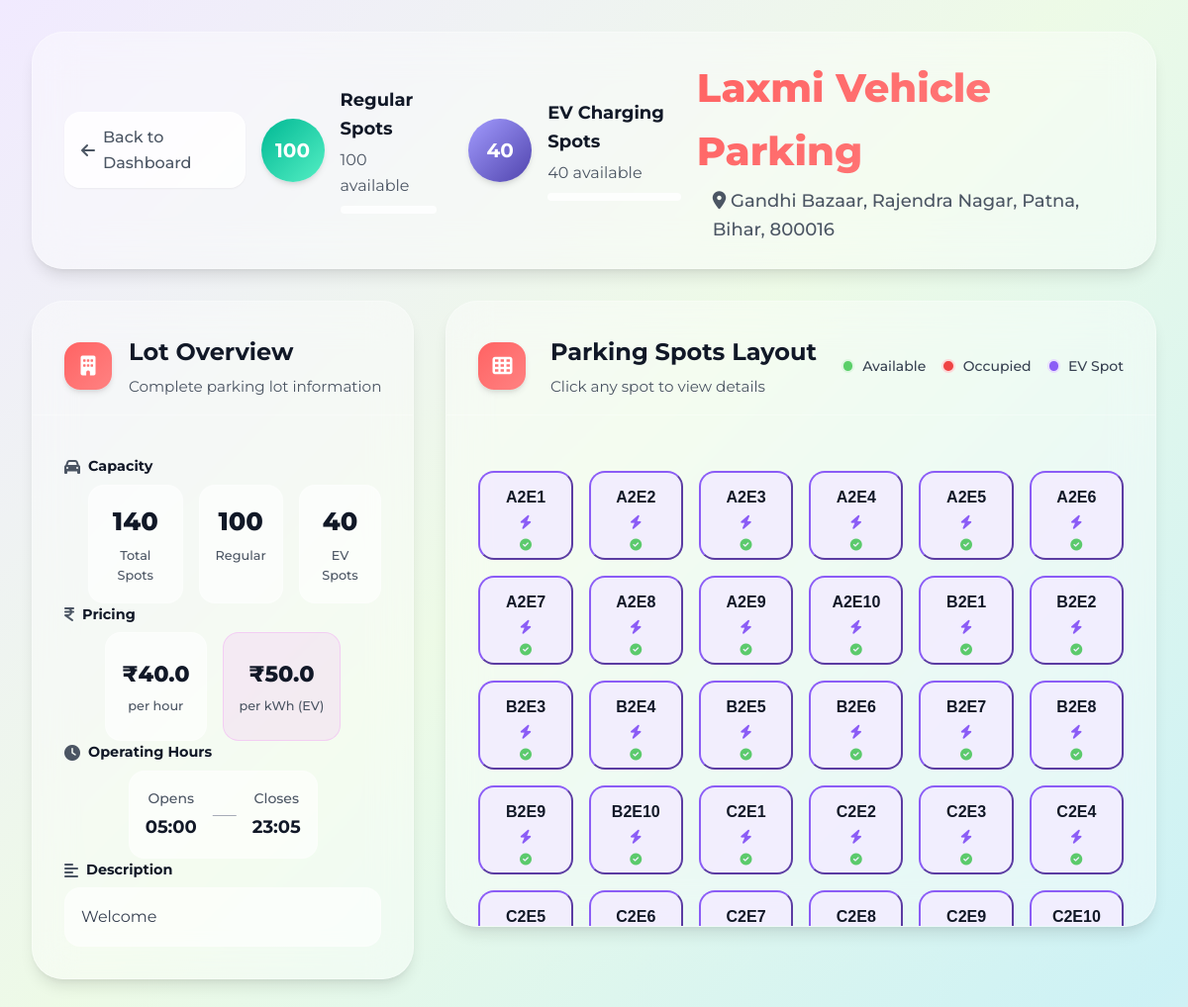
Screenshot of /view_details?lot_id=2 (signed in) with the database file from the repository.
### models/parking_lot.py (models this page shows, shortened)
class ParkingLot(db.Model):
    __tablename__ = 'parking_lots'
    id = db.Column(db.Integer, primary_key=True)
    name= db.Column(db.String(80), unique=True, nullable=False)
    address = db.Column(db.String(200), nullable=False)
    pincode = db.Column(db.String(10), nullable=False)
    hourly_rate = db.Column(db.Float, nullable=False)
    total_spots = db.Column(db.Integer, nullable=False)
    occupied_regular_spots = db.Column(db.Integer, default=0)
    occupied_ev_spots = db.Column(db.Integer, default=0)
    ev_spots = db.Column(db.Integer, default=0)
    ev_charging_rate = db.Column(db.Float, nullable=True)
    opening_time = db.Column(db.String(10), nullable=True)
    closing_time = db.Column(db.String(10), nullable=True)
    is_24_hours = db.Column(db.Boolean, default=False)
    description = db.Column(db.String(200), nullable=True)

### models/parking_spot.py (models this page shows, shortened)
class ParkingSpot(db.Model):
    __tablename__ = 'parking_spots'
    id=db.Column(db.Integer, primary_key=True)
    lot_id=db.Column(db.Integer, db.ForeignKey('parking_lots.id'), nullable=False)
    spot_number=db.Column(db.String(50), nullable=False)
    is_ev_spot=db.Column(db.Boolean, default=False)
    status=db.Column(db.String(50), default='available')

### routes/parking.py (the view)
@parking_bp.route('/view_details',methods=['POST','GET'])
@login_required
@admin_required
def view_details():
    lot_id=request.args.get('lot_id')
    spot_id=request.args.get('spot_id')
    spot=ParkingSpot.query.get(spot_id)
    booking=Booking.query.filter_by(spot_id=spot_id).first()
    end_time=None
    user=None
    vehicle=None
    if booking:
        user=User.query.get(booking.user_id)
        vehicle=Vehicle.query.get(booking.vehicle_id)
        end_time=booking.start_time + timedelta(hours=booking.duration)
    if request.method=='POST':
        lot_id=request.form.get('lot_id')
    lot=ParkingLot.query.get(lot_id)
    spots=ParkingSpot.query.filter_by(lot_id=lot_id)
    return render_template('parking_lot_details.html',lot=lot,spots=spots,spot=spot,user=user,vehicle=vehicle,end_time=end_time,booking=booking)

### Templates/parking_lot_details.html (shortened to what this page needs)
{%extends "base.html" %}
{%block style%}
<link rel="stylesheet" href="{{url_for('static',filename='css/parking_lot_details.css')}}">
<link rel="stylesheet" href="{{url_for('static',filename='css/modal.css')}}">
{%endblock%}
{% block content %}
    <div class="page-container" data-has-spot="{{ 'true' if spot else 'false'}}" data-is-booked="{{'true' if booking else 'false'}}">
        <div class="header-div bg">
            <a href="{{url_for('admin.admin_dashboard')}}" class="back-btn">
                <i class="fas fa-arrow-left"></i>
                <span>Back to Dashboard</span>
            </a>
            <div class="status-item">
                <div class="status-circle regular">
                    <div class="circle-content">
                        <span class="total-count">{{lot.total_spots}}</span>
                    </div>
                </div>
                <div class="status-info">
                    <h4>Regular Spots</h4>
                    <p>{{lot.total_spots - lot.occupied_regular_spots}} available</p>
                    <div class="occupancy-bar">
                    </div>
                </div>
            </div>
            {% if lot.ev_spots > 0 %}
                <div class="status-item">
                    <div class="status-circle ev">
                        <div class="circle-content">
                            <span class="total-count">{{lot.ev_spots}}</span>
                        </div>
                    </div>
                    <div class="status-info">
                        <h4>EV Charging Spots</h4>
                        <p>{{lot.ev_spots - lot.occupied_ev_spots}} available</p>
                        <div class="occupancy-bar">
                        </div>
                    </div>
                </div>
            {% endif %}
            <div class="page-title">
                <h1>{{lot.name}}</h1>
                <p class="page-p">
                    <i class="fas fa-map-marker-alt"></i>
                    {{lot.address}}, {{lot.pincode if lot.pincode else 'Not specified'}}
                </p>
            </div>
        </div>
        <div class="lot-info">
            <div class="lot-info-left-container">
                <div class="card-info bg ">
                    <div class="card-header">
                        <div class="header-icon icon">
                            <i class="fas fa-building"></i>
                        </div>
                        <div class="header-text">
                            <h2>Lot Overview</h2>
                            <p>Complete parking lot information</p>
                        </div>
                    </div>
                    <div class="card-content">
                        <div class="info-section">
                            <h3><i class="fas fa-car"></i> Capacity</h3>
                            <div class="capacity-stats">
                                <div class="capacity-item">
                                    <div class="capacity-number">{{lot.total_spots + lot.ev_spots}}</div>
                                    <div class="capacity-label">Total Spots</div>
                                </div>
                                <div class="capacity-item">
                                    <div class="capacity-number">{{lot.total_spots}}</div>
                                    <div class="capacity-label">Regular</div>
                                </div>
                                <div class="capacity-item">
                                    <div class="capacity-number">{{lot.ev_spots}}</div>
                                    <div class="capacity-label">EV Spots</div>
                                </div>
                            </div>
                        </div>
                        <div class="info-section">
                            <h3><i class="fa-solid fa-indian-rupee-sign"></i> Pricing</h3>
                            <div class="pricing-stats">
                                <div class="pricing-item">
                                    <div class="price-amount">₹{{lot.hourly_rate}}</div>
                                    <div class="price-label">per hour</div>
                                </div>
                                {% if lot.ev_spots > 0 %}
                                <div class="pricing-item ev-pricing">
                                    <div class="price-amount">₹{{lot.ev_charging_rate}}</div>
                                    <div class="price-label">per kWh (EV)</div>
                                </div>
                                {% endif %}
                            </div>
                        </div>
                        <div class="info-section">
                            <h3><i class="fas fa-clock"></i> Operating Hours</h3>
                            <div class="hours-display">
                                {% if lot.is_24_hours %}
                                <div class=" open-24">
                                    <i class="fas fa-clock"></i>
                                    <span>Open 24/7</span>
                                </div>
                                {% else %}
                                <div class="hours-range">
                                    <div class="time-block">
                                        <span class="time-label">Opens</span>
                                        <span class="time-value">{{lot.opening_time}}</span>
                                    </div>
                                    <div class="time-separator">—</div>
                                    <div class="time-block">
                                        <span class="time-label">Closes</span>
                                        <span class="time-value">{{lot.closing_time}}</span>
                                    </div>
                                </div>
                                {% endif %}
                            </div>
                        </div>
                        {% if lot.description %}
                        <div class="info-section">
                            <h3><i class="fas fa-align-left"></i> Description</h3>
                            <p class="description-text">{{lot.description}}</p>
                        </div>
                        {% endif %}
                    </div>
                </div>
            </div>
            <div class="lot-info-right-container">
                <div class="spots-card bg">
                    <div class="card-header">
                        <div class="header-icon icon">
                            <i class="fas fa-th"></i>
                        </div>
                        <div class="header-text">
                            <h2>Parking Spots Layout</h2>
                            <p>Click any spot to view details</p>
                        </div>
                        <div class="legend">
                            <div class="legend-item">
                                <div class="legend-dot available"></div>
                                <span>Available</span>
                            </div>
                            <div class="legend-item">
                                <div class="legend-dot occupied"></div>
                                <span>Occupied</span>
                            </div>
                            <div class="legend-item">
                                <div class="legend-dot ev"></div>
                                <span>EV Spot</span>
                            </div>
                        </div>
                    </div>
                    <div class="card-content">
                        <div class="spot">
                            {% for spot in spots %}
                            <form action="{{url_for('parking.spot_details')}}" method="POST" class="spot-form">
                                <button type="submit" class="spot-box
                                    {% if spot.status == 'occupied' %}occupied{% else %}available{% endif %}
                                    {% if spot.is_ev_spot %}ev{% endif %}">
                                    <div class="spot-number">{{spot.spot_number}}</div>
                                    <div class="spot-type">
                                        {% if spot.is_ev_spot %}
                                            <i class="fas fa-bolt"></i>
                                        {% else %}
                                            <i class="fas fa-car"></i>
                                        {% endif %}
                                    </div>
                                    <div class="spot-status">
                                        {% if spot.status == 'occupied' %}
                                           <i class="fa-solid fa-square-parking"></i>
                                        {% else %}
                                            <i class="fas fa-check-circle"></i>
                                        {% endif %}
                                    </div>
                                </button>
                            </form>
                            {% endfor %}
                        </div>
                    </div>
                </div>
            </div>
        </div>
    </div>
{%endblock %}

### Static/css/base.css (style rules this page uses)
:root { --main-gradient: linear-gradient(135deg, #FF6363 0%, #FF8282 100%); --gradient-blue: linear-gradient(135deg, #74b9ff 0%, #0984e3 100%); --gradient-purple: linear-gradient(135deg, #a29bfe 0%, #5044ad 100%); --gradient-pink: linear-gradient(135deg, #fd79a8 0%, #ff47fc 100%); --gradient-green: linear-gradient(135deg, #00b894 0%, #55efc4 100%); --gradient-orange: linear-gradient(135deg, #e17055 0%, #fdcb6e 100%); --gradient-red: linear-gradient(135deg, #e17055 0%, #ff1100 100%); --gradient-gray: linear-gradient(135deg, #dfe6e992 0%, #b2bec399 100%); --bg-gradient-main: linear-gradient(135deg, #F1EAFF 0%, #ecfae5f0 25%, #cbf1f5f5 50%, #FFE5E5 75%, #E5FFE5 100%); --bg-gradient-soft: linear-gradient(135deg, #ffeaa7 0%, #fab1a0 100%); --bg-gradient-cool: linear-gradient(135deg, #a8edea 0%, #fed6e3 100%); --white: #ffffff; --gray-50: #f9fafb; --gray-100: #f3f4f6; --gray-200: #e5e7eb; --gray-300: #d1d5db; --gray-400: #9ca3af; --gray-500: #6b7280; --gray-600: #4b5563; --gray-700: #374151; --gray-800: #1f2937; --gray-900: #111827; --shadow-sm: 0 1px 2px 0 rgba(0, 0, 0, 0.05); --shadow: 0 1px 3px 0 rgba(0, 0, 0, 0.1), 0 1px 2px 0 rgba(0, 0, 0, 0.06); --shadow-md: 0 4px 6px -1px rgba(0, 0, 0, 0.1), 0 2px 4px -1px rgba(0, 0, 0, 0.06); --shadow-lg: 0 10px 15px -3px rgba(0, 0, 0, 0.1), 0 4px 6px -2px rgba(0, 0, 0, 0.05); --shadow-xl: 0 20px 25px -5px rgba(0, 0, 0, 0.1), 0 10px 10px -5px rgba(0, 0, 0, 0.04); --shadow-2xl: 0 20px 25px -5px rgba(0, 0, 0, 0.208), 0 10px 10px -5px rgba(0, 0, 0, 0.04); --radius-sm: 0.375rem; --radius: 0.5rem; --radius-md: 0.75rem; --radius-lg: 1rem; --radius-xl: 1.5rem; --radius-2xl: 2rem; --refresh-btn-color:rgb(5, 84, 104); --available-color: #10b924aa; --occupied-color: #ef4444; --ev-color: #8b5cf6; --regular-color:#ffc0cb; --border-color: #ef4444; --transition: all 0.3s cubic-bezier(0.4, 0, 0.2, 1); --electric-color:rgb(255, 37, 248) (0.4, 0, 0.2, 1); }
* { margin: 0; padding: 0; box-sizing: border-box; }
body { font-family: 'Inter', sans-serif; background: var(--bg-gradient-main); color: var(--gray-800); line-height: 1.6; height: 100%; font-family: "Montserrat", sans-serif; }
.bg { background: rgba(255, 255, 255, 0.4); backdrop-filter: blur(20px); border-radius: var(--radius-2xl); box-shadow: var(--shadow-lg); border: 1px solid rgba(255, 255, 255, 0.3); }
.icon { width: 3rem; height: 3rem; border-radius: var(--radius-lg); display: flex; align-items: center; justify-content: center; color: white; font-size: 1.25rem; box-shadow: var(--shadow-md); }
.card-header { display: flex; justify-content: space-between; align-items: center; margin-bottom: 1rem; }
.card-content h3 { font-size: 1.25rem; font-weight: 700; color: var(--gray-900); margin-bottom: 0.5rem; }
.back-btn { display: flex; align-items: center; gap: 0.5rem; color: var(--gray-600); text-decoration: none; font-weight: 500; padding: 0.75rem 1rem; border-radius: var(--radius-lg); background: rgba(255, 255, 255, 0.8); transition: var(--transition); border: 1px solid rgba(255, 255, 255, 0.3); box-shadow: var(--shadow-sm); }
.user-id, .spot-number, .end-time { font-size: 0.75rem; color: var(--gray-500); }

### rows the page displays
ParkingLot: total_spots "100", lot.total_spots-lot.occupied_regular_spots "100", ev_spots "40", lot.ev_spots-lot.occupied_ev_spots "40", name "Laxmi Vehicle Parking", address "Gandhi Bazaar, Rajendra Nagar, Patna, Bihar", pincode "800016", lot.total_spots+lot.ev_spots "140", hourly_rate "40.0", ev_charging_rate "50.0", opening_time "05:00", closing_time "23:05", description "Welcome"
ParkingSpot: spot_number "A2E1", is_ev_spot True (drawn)
ParkingSpot: spot_number "A2E2", is_ev_spot True (drawn)
ParkingSpot: spot_number "A2E3", is_ev_spot True (drawn)
ParkingSpot: spot_number "A2E4", is_ev_spot True (drawn)
ParkingSpot: spot_number "A2E5", is_ev_spot True (drawn)
ParkingSpot: spot_number "A2E6", is_ev_spot True (drawn)
ParkingSpot: spot_number "A2E7", is_ev_spot True (drawn)
ParkingSpot: spot_number "A2E8", is_ev_spot True (drawn)
ParkingSpot: spot_number "A2E9", is_ev_spot True (drawn)
ParkingSpot: spot_number "A2E10", is_ev_spot True (drawn)
ParkingSpot: spot_number "B2E1", is_ev_spot True (drawn)
ParkingSpot: spot_number "B2E2", is_ev_spot True (drawn)
ParkingSpot: spot_number "B2E3", is_ev_spot True (drawn)
ParkingSpot: spot_number "B2E4", is_ev_spot True (drawn)
ParkingSpot: spot_number "B2E5", is_ev_spot True (drawn)
ParkingSpot: spot_number "B2E6", is_ev_spot True (drawn)
ParkingSpot: spot_number "B2E7", is_ev_spot True (drawn)
ParkingSpot: spot_number "B2E8", is_ev_spot True (drawn)
ParkingSpot: spot_number "B2E9", is_ev_spot True (drawn)
ParkingSpot: spot_number "B2E10", is_ev_spot True (drawn)
ParkingSpot: spot_number "C2E1", is_ev_spot True (drawn)
ParkingSpot: spot_number "C2E2", is_ev_spot True (drawn)
ParkingSpot: spot_number "C2E3", is_ev_spot True (drawn)
ParkingSpot: spot_number "C2E4", is_ev_spot True (drawn)
ParkingSpot: spot_number "C2E5"
ParkingSpot: spot_number "C2E6"
ParkingSpot: spot_number "C2E7"
ParkingSpot: spot_number "C2E8"
ParkingSpot: spot_number "C2E9"
ParkingSpot: spot_number "C2E10"
